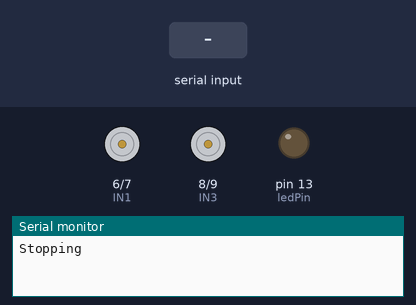
Bench run of a sketch on a simulated Arduino Uno, built with avr-gcc and run on an emulated ATmega328P. Parts: motor-driver pin pairs drawn as motors (green arrow = first pin HIGH = forward, orange = second pin HIGH = backward, longer = more drive, scaled by the enable pin), output pins drawn as LEDs (lit = HIGH), the last lines printed to the serial monitor. The inputs (shaded band) are chosen by the test bench.

Above: at 1.2 s.
1.3 s: "I" received over the second serial link
2.8 s: "H" received over the second serial link
4.3 s: "90,45\n" received over the second serial link
At 5.0 s:
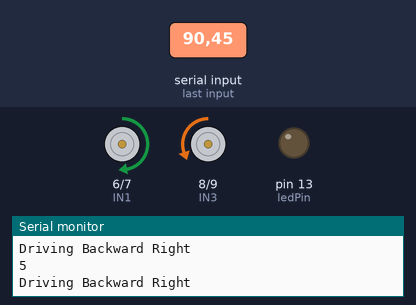
5.8 s: "J" received over the second serial link
At 6.5 s:
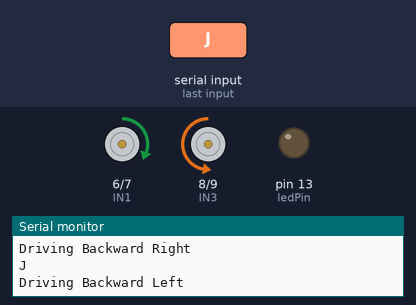
7.3 s: "F90\n" received over the second serial link
At 7.6 s:
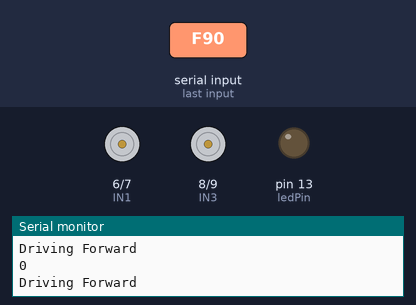
8.8 s: "B90\n" received over the second serial link
Timing chart, 0 to 11.3 s (numbered marks = the images above; inputs shaded):
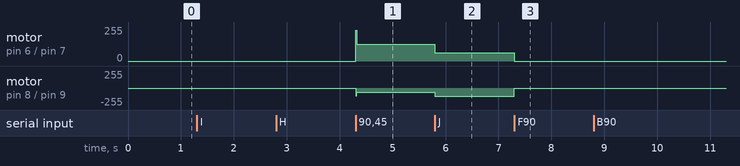

Measured:
- after the input at 4.3 s, motor on pin 6 (IN1) / pin 7 (IN2): stopped → forward 127/255 at once; motor on pin 8 (IN3) / pin 9 (IN4): stopped → backward 63/255 at once
- after the input at 5.8 s, motor on pin 6 (IN1) / pin 7 (IN2): forward 127/255 → forward 63/255 at once; motor on pin 8 (IN3) / pin 9 (IN4): backward 63/255 → backward 127/255 at once
- after the input at 7.3 s, motor on pin 6 (IN1) / pin 7 (IN2): forward 63/255 → stopped at once; motor on pin 8 (IN3) / pin 9 (IN4): backward 127/255 → stopped at once

The sketch:

BT_Testv2.ino
```cpp
#include <SoftwareSerial.h>

#define rx 10
#define tx 11

SoftwareSerial mySerial(rx, tx);

#define ledPin 13
char state = 0;

#define ENA 5
#define IN1 6
#define IN2 7
#define IN3 8
#define IN4 9
#define ENB 3

void drive(char dir, int motor_speed);

void setup() {
  pinMode(rx, INPUT);
  pinMode(tx, OUTPUT);

  pinMode(ledPin, OUTPUT);
  digitalWrite(ledPin, LOW);

  pinMode(ENA,OUTPUT);
  pinMode(IN1,OUTPUT);
  pinMode(IN2,OUTPUT);
  pinMode(IN3,OUTPUT);
  pinMode(IN4,OUTPUT);
  pinMode(ENB,OUTPUT);

  // set the data rate for the SoftwareSerial port
  mySerial.begin(9600);
  Serial.begin(9600);

  drive('S', 0);
}

void loop() {
  static char currDir = 'S';
  static char currSpeed = '0';
  static int Speed = 0;

  if(mySerial.available() > 0){ // Checks whether data is comming from the serial port
    state = mySerial.read(); // Reads the data from the serial port
    Serial.println(state);
  }

  // Check direction
  if (
    (state == 'F' || state == 'B' || state == 'L' || state == 'R' ||
    state == 'G' || state == 'I' || state == 'H' || state == 'J' ||
    state == 'D' || state == 'S') && state != currDir
  ) {
    currDir = state;
    drive(currDir, Speed);
  }

  // Check speed
  if (
    (state == '0' || state == '1' || state == '2' || state == '3' ||
    state == '4' || state == '5' || state == '6' || state == '7' ||
    state == '8' || state == '9' || state == 'q') && state != currSpeed
  ) {
    currSpeed = state;

    if (currSpeed == 'q') {
      Speed = 100;
    } else {
      Speed = 10 * (currSpeed - '0');
    }

    drive(currDir, Speed);
  }

  if (state == 'w') {
    digitalWrite(ledPin, LOW); // Turn LED OFF
  } else if (state == 'W') {
    digitalWrite(ledPin, HIGH);
  }
}

void drive(char dir, int motor_speed) {
  motor_speed = map(motor_speed, 0, 100, 0, 255);

  if (dir == 'F') {
    digitalWrite(IN1,HIGH);
    digitalWrite(IN2,LOW);
    digitalWrite(IN3,HIGH);
    digitalWrite(IN4,LOW);
    analogWrite(ENA,motor_speed);
    analogWrite(ENB,motor_speed);
    Serial.println("Driving Forward");
  } else if (dir == 'B') {
    digitalWrite(IN1,LOW);
    digitalWrite(IN2,HIGH);
    digitalWrite(IN3,LOW);
    digitalWrite(IN4,HIGH);
    analogWrite(ENA,motor_speed);
    analogWrite(ENB,motor_speed);
    Serial.println("Driving Backward");
  } else if (dir == 'L') {
    digitalWrite(IN1,HIGH);
    digitalWrite(IN2,LOW);
    digitalWrite(IN3,LOW);
    digitalWrite(IN4,HIGH);
    analogWrite(ENA,motor_speed);
    analogWrite(ENB,motor_speed);
    Serial.println("Driving Left");
  } else if (dir == 'R') {
    digitalWrite(IN1,LOW);
    digitalWrite(IN2,HIGH);
    digitalWrite(IN3,HIGH);
    digitalWrite(IN4,LOW);
    analogWrite(ENA,motor_speed);
    analogWrite(ENB,motor_speed);
    Serial.println("Driving Right");
  } else if (dir == 'G') {
    digitalWrite(IN1,HIGH);
    digitalWrite(IN2,LOW);
    digitalWrite(IN3,HIGH);
    digitalWrite(IN4,LOW);
    analogWrite(ENA,motor_speed);
    analogWrite(ENB,motor_speed*0.5);
    Serial.println("Driving Forward Right");
  } else if (dir == 'I') {
    digitalWrite(IN1,HIGH);
    digitalWrite(IN2,LOW);
    digitalWrite(IN3,HIGH);
    digitalWrite(IN4,LOW);
    analogWrite(ENA,motor_speed*0.5);
    analogWrite(ENB,motor_speed);
    Serial.println("Driving Forward Left");
  } else if (dir == 'H') {
    digitalWrite(IN1,HIGH);
    digitalWrite(IN2,LOW);
    digitalWrite(IN3,LOW);
    digitalWrite(IN4,HIGH);
    analogWrite(ENA,motor_speed);
    analogWrite(ENB,motor_speed*0.5);
    Serial.println("Driving Backward Right");
  } else if (dir == 'J') {
    digitalWrite(IN1,HIGH);
    digitalWrite(IN2,LOW);
    digitalWrite(IN3,LOW);
    digitalWrite(IN4,HIGH);
    analogWrite(ENA,motor_speed*0.5);
    analogWrite(ENB,motor_speed);
    Serial.println("Driving Backward Left");
  }

  if (dir == 'S') {
    analogWrite(ENA,0);
    analogWrite(ENB,0);
    Serial.println("Stopping");
  }
}
```
